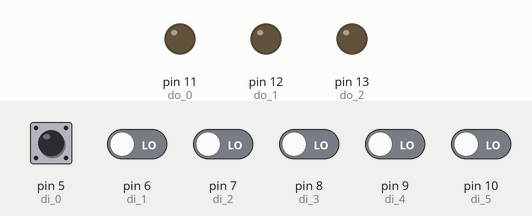
Bench run of a sketch on a simulated Arduino Uno, built with avr-gcc and run on an emulated ATmega328P. Shown: output pins drawn as LEDs (lit = HIGH). The inputs (shaded band) are chosen by the test bench; at power-on: pin 5 (di_0), pin 6 (di_1), pin 7 (di_2), pin 8 (di_3), pin 9 (di_4), pin 10 (di_5) LOW. What the sketch prints to the serial monitor is not drawn.

Above: at 7.0 s.
7.1 s: pin 5 (di_0) pulsed HIGH 2 times (0.12 s each, 0.3 s apart)
At 8.8 s:
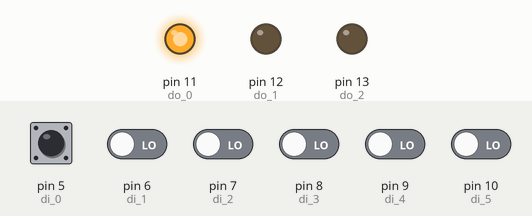
9.2 s: pin 5 (di_0) driven HIGH
At 10.1 s:
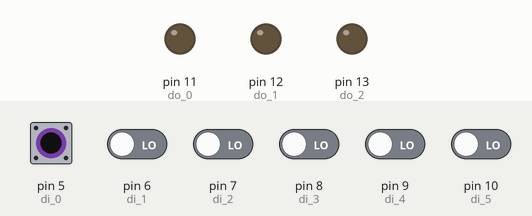
12.2 s: pin 5 (di_0) driven LOW
At 13.4 s:
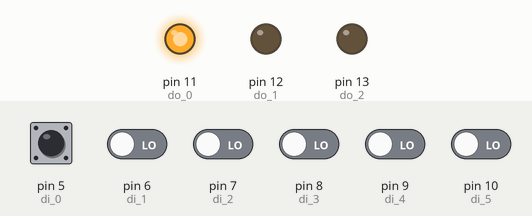
Timing chart, 0 to 14.7 s (numbered marks = the images above; inputs shaded):
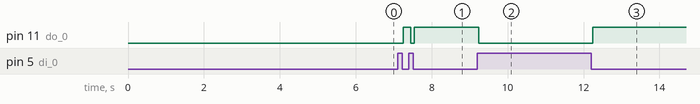

Measured:
- after the input at 7.1 s, pin 11 (do_0): LOW → HIGH after 0.15 s, → LOW 0.20 s later, → HIGH 0.10 s later
- after the input at 9.2 s, pin 11 (do_0): HIGH → LOW at once
- after the input at 12.2 s, pin 11 (do_0): LOW → HIGH at once

The sketch:

micro.ino
```cpp
///////////////////Codigo de comunicacion
#define TAMANIO_BUFFER 20
char bufferLectura[TAMANIO_BUFFER];
int indiceBuffer = 0;

void leerAlmacenarSerie ();
void decodificarInstrucion();

///////////////////Codigo para declarar pines de entrada y salida

int di_0=5;
int di_1=6;
int di_2=7;
int di_3=8;
int di_4=9;
int di_5=10;

int do_0=11;
int do_1=12;
int do_2=13;
//[]
byte X[8];
byte Y[8];
byte M[48];


const char instrucion_1 = 'h';     // enviarTodaslas alarmas
const char instrucion_2 = 'f';


//SOLO UNA EJECUCIÓN
void setup() {
  // Definir pines de entrada y salida

  pinMode(di_0,INPUT);
  pinMode(di_1,INPUT);
  pinMode(di_2,INPUT);
  pinMode(di_3,INPUT);
  pinMode(di_4,INPUT);
  pinMode(di_5,INPUT);

  pinMode(do_0, OUTPUT);
  pinMode(do_1, OUTPUT);
  pinMode(do_2, OUTPUT);


   /////////////////////Codigo para inicializar puertos de comunicación
   Serial.begin(9600);
//M[1]=Identificación de entrada 1 --> Respuesta (%=Abierto y *Cerrado)
M[2]=0; // 0=Usuario fuera, 1=Usuario dentro --> Señal GPS ()
//M[3]=0; // 1=Encendido módo manual, 0= Apagado modo manual --> Señal de encenddido manual --> Petisión #_%1A24&
//I0=Interruptor electromágnetico del zaguan --> *
//M4=Encendido del sistema --> Fisico #_%1A24&
M[5]=0; //Mensaje de activación a la aplicación
//M[6]=Activación de alarma y mensaje a la aplicación
//M[8]=Llamada de emergencia
//M[9]=Botón para activación de alarma programada
M[10]=0; // Activación por alarma programada por horario, 1=Encendido y 0=Apagado
//Q[0]=Activación de cerradura electromagnetica
//M[11]=Botón de activación manual
//M[12]=Botón de desactivación manual


}


void loop() {
     /*for(int i=0;i<6;i++){
    Serial.print(X[i]);
    if(i==5){
    Serial.println();
    }
    Serial.write(" ,");
     }*/


    /////////////////////Codigo para comunicación
    leerAlmacenarSerie();
    decodificarInstrucion();

    /////////////////////Codigo para control del programa

    M[3]=X[1];
    M[7]=X[2];
    M[1]=X[0] & (!M[2] | M[3]);
    M[4]=(M[1] | M[4]) & !M[2] & !M[3];
    //M[5]= M[4] & M[1];
    M[8]=M[4] & !M[5] & !M[1] & !M[7];
    //

    if(M[4]==1){
    Y[0]=M[8];
    }

    /*
    M[4]=(M[1] | M4[4]) & !M[2] & !M[3];
    //Contador
    if(i>=1){
    M[6]= !M[5] & !M[1];
    }
    M[8]=M[6] & !M[7];
    //M[10]= TOF1.Q
    Q[0]= !M[2] | M[3];
    M[3]= (M[11] | M[3] | M[10]) & !M[12];*/


//    Serial.print(" X[0]= ");
//    Serial.print(X[0]);
//    Serial.print(" M[1]= ");
//    Serial.print(M[1]);
//    Serial.print(" M[4]= ");
//    Serial.print(M[4]);
//    Serial.print(" M[6]= ");
//    Serial.print(M[6]);
//    Serial.println();


    //////////// Actualización de las entradas y salidas
    actualizarPines();


}


void actualizarPines(){

    X[0]= digitalRead (di_0);
    X[1]= digitalRead (di_1);
    X[2]= digitalRead (di_2);
    X[3]= digitalRead (di_3);
    X[4]= digitalRead (di_4);
    X[5]= digitalRead (di_5);

    digitalWrite (do_0,Y[0]);
    digitalWrite (do_1,Y[1]);
    digitalWrite (do_2,Y[2]);

    //Serial.print ("\t" );
}


char* enviarAlarmas(){

    char Mensaje[64];
    return Mensaje;
}


void apagarAlarma (){

  M[3]=1;

}


void leerAlmacenarSerie () {

  while(Serial.available()) {
      char caracterLeido = Serial.read();
      //Serial.print (caracterLeido);
      bufferLectura[indiceBuffer++] =  caracterLeido;

      if (indiceBuffer > int( TAMANIO_BUFFER/2)){
        indiceBuffer = 0;
      }
  }
}

void decodificarInstrucion() {

  Serial.print(">");
  for(int i = 0; i< TAMANIO_BUFFER;i++){
    Serial.print(bufferLectura[i]);
  }
  Serial.print("<");
  Serial.println();

  char instrucion = 0;

  for (int i = 0; i < indiceBuffer; i++) {
    // buscar caracter de inicio
    // caracter de final

    // extraer la cadena de texto entre esos caracteres


    // hacer una serie de comparaciones para obtener la instruccion


    instrucion = 'h';

  }


     switch(instrucion) {

      case instrucion_1:
        funcion_1();
        break;

      case instrucion_2:
        funcion_2();
        break;

    }

}


void funcion_1(){

;
}


void funcion_2(){

;
}
```
